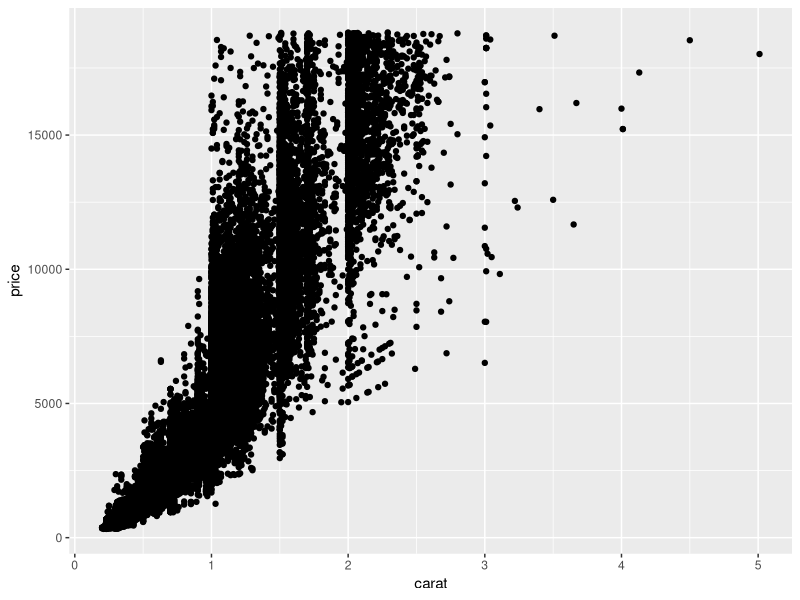
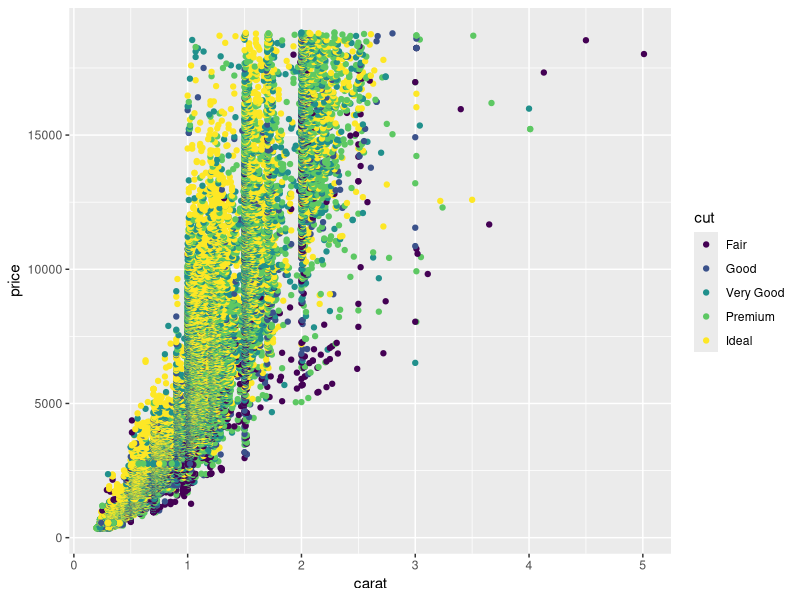
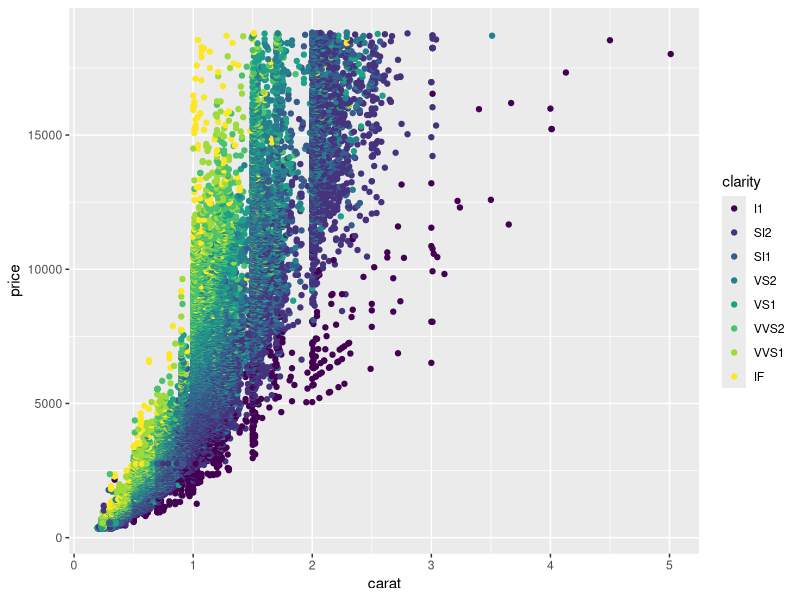
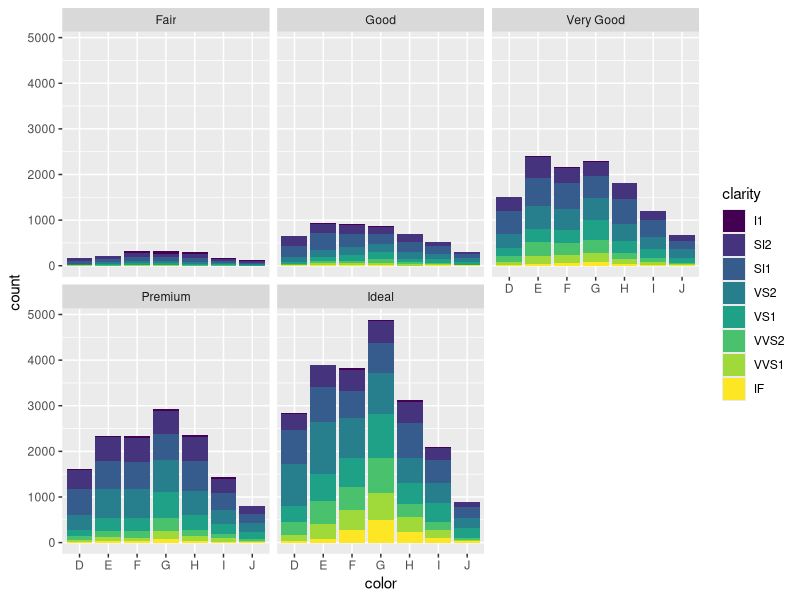

Source code (R) for these figures, in order:
## ---- chunk 1
### QUESTÃO 1
library(tidyverse)
diamonds

## ---- chunk 2
### QUESTÃO 2

ggplot(data = diamonds) + geom_point(mapping = aes(x=carat ,y=price))


## ---- chunk 3
### QUESTÃO 3

ggplot(data = diamonds) + geom_point(mapping = aes(x=carat ,y=price, color=cut))


## ---- chunk 4
### QUESTÃO 4

ggplot(data = diamonds) + geom_point(mapping = aes(x=carat ,y=price, color=clarity))

## ---- chunk 5
### QUESTÃO 5

ggplot(data = diamonds) + geom_bar(mapping = aes(x=color, fill=clarity), ) + facet_wrap(~cut)


